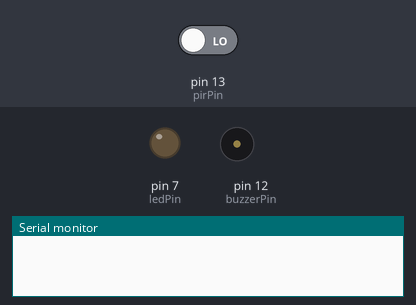
This sketch was run on a simulated Arduino Uno, built with avr-gcc and run on an emulated ATmega328P. On the bench: output pins drawn as LEDs (lit = HIGH), buzzer (waves = sounding, pin HIGH), the last lines printed to the serial monitor. Inputs (shaded band) come from the test bench; at power-on: pin 13 (pirPin) LOW.

Above: at 1.2 s.
1.3 s: pin 13 (pirPin) driven HIGH
At 2.4 s:
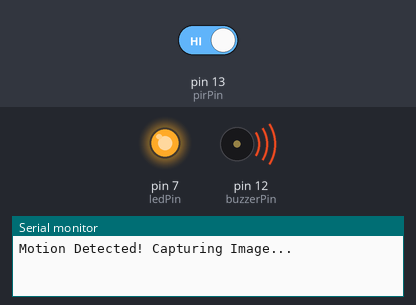
4.3 s: pin 13 (pirPin) driven LOW
At 6.6 s:
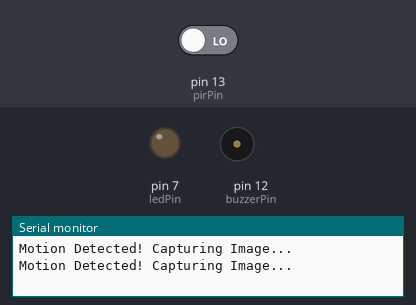
Timing chart, 0 to 8.1 s (numbered marks = the images above; inputs shaded):
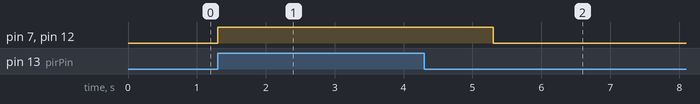

Measured:
- after the input at 1.3 s, pin 7 (ledPin), pin 12 (buzzerPin): LOW → HIGH at once
- after the input at 4.3 s, pin 7 (ledPin), pin 12 (buzzerPin): HIGH → LOW after 1.0 s

The sketch:

intruder_detector.ino
```cpp
int pirPin = 13;
int ledPin = 7;
int buzzerPin = 12;

void setup() {
  pinMode(pirPin, INPUT);
  pinMode(ledPin, OUTPUT);
  pinMode(buzzerPin, OUTPUT);
  Serial.begin(9600);
}

void loop() {
  int motion = digitalRead(pirPin);

  if (motion == HIGH) {
    digitalWrite(ledPin, HIGH);
    digitalWrite(buzzerPin, HIGH);
    Serial.println("Motion Detected! Capturing Image...");
    delay(2000);
    digitalWrite(ledPin, LOW);
    digitalWrite(buzzerPin, LOW);
  }
}
```
